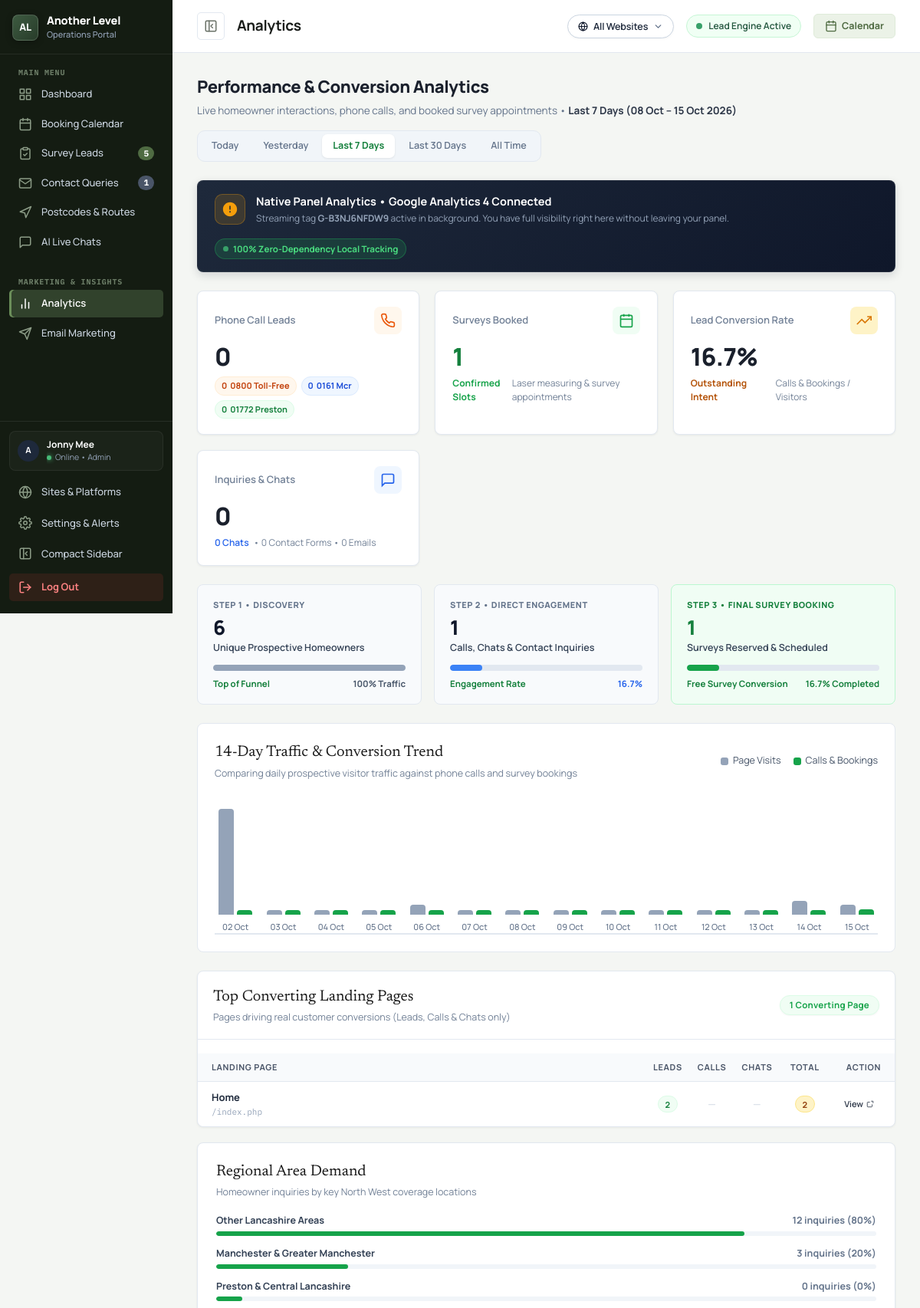
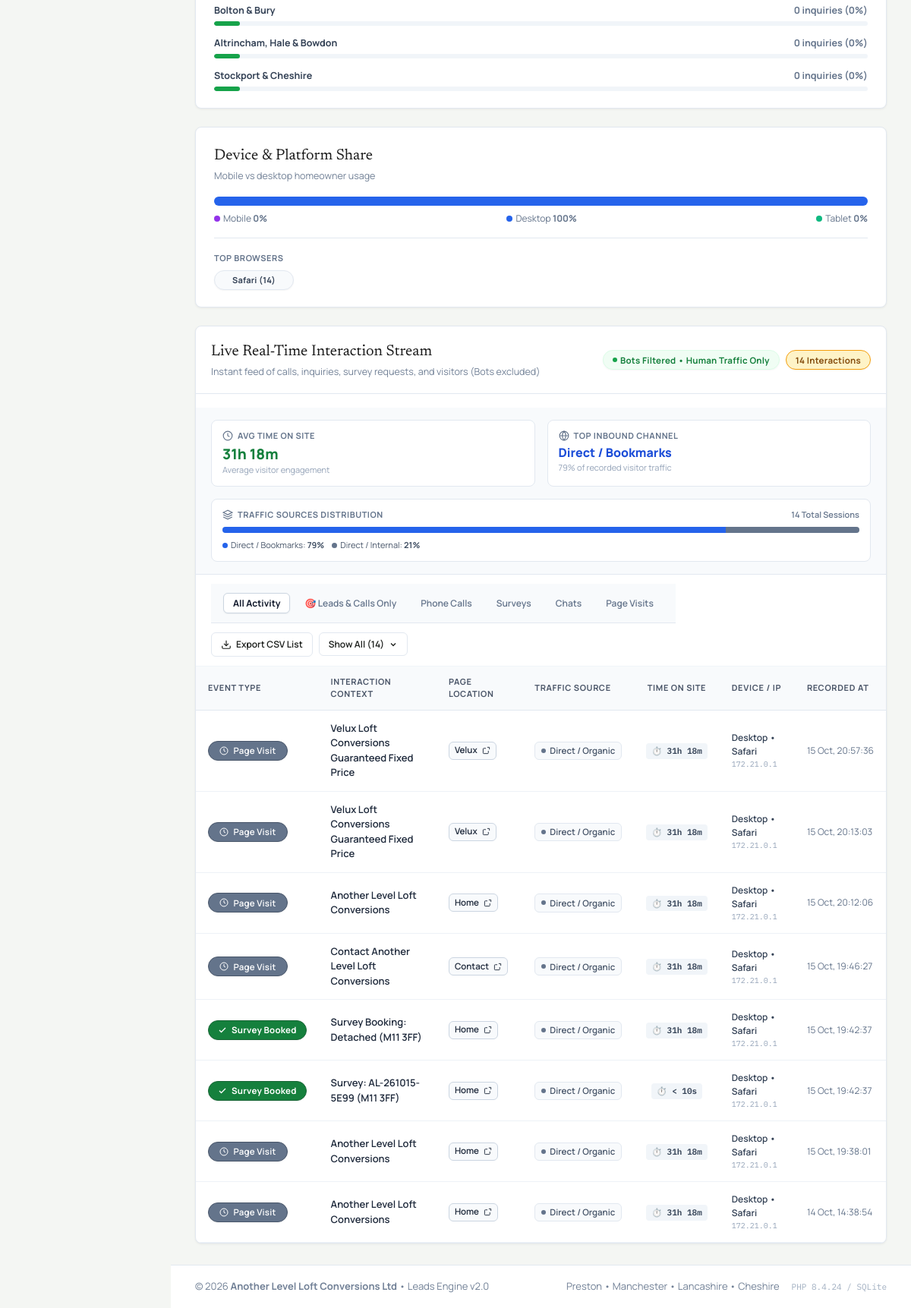
The app's page /panel/analytics.php (signed in) with its own data (2 pictures, top to bottom).
### tables this page shows
CREATE TABLE settings (
            key TEXT PRIMARY KEY,
            value TEXT NOT NULL,
            updated_at DATETIME DEFAULT CURRENT_TIMESTAMP
        );

CREATE TABLE events_tracking (
            id INTEGER PRIMARY KEY AUTOINCREMENT,
            event_type TEXT NOT NULL, -- 'call_click', 'chat_click'
            event_target TEXT,        -- phone number or chat title
            source_page TEXT,
            ip_address TEXT,
            device_type TEXT,
            browser TEXT,
            created_at DATETIME DEFAULT CURRENT_TIMESTAMP
        , referrer TEXT, duration_seconds INTEGER DEFAULT 0, traffic_source TEXT DEFAULT 'Direct / Bookmarks', is_bot INTEGER DEFAULT 0, session_id TEXT, site_id INTEGER DEFAULT 1);

### panel/analytics.php (the view, shortened to what the rows shown need)
<?php
require_once __DIR__ . '/includes/auth.php';
$range = $_GET['range'] ?? '7days';
switch ($range) {
    case '7days':
    default:
        $eventWhere = "created_at >= date('now', '-7 days')";
        break;
}
$eventWhere .= " AND (is_bot = 0 OR is_bot IS NULL)";
require_once __DIR__ . '/includes/sites.php';
$eventsStmt = $db->query("
    SELECT * FROM events_tracking
    WHERE {$eventWhere}
    ORDER BY id DESC
    LIMIT 50
");
$recentEvents = $eventsStmt->fetchAll(PDO::FETCH_ASSOC);
$gaId = getSetting('ga_measurement_id', 'G-B3NJ6NFDW9');
$pageTitle = "Analytics";
require_once __DIR__ . '/includes/header.php';
?>
<div class="analytics-header-bar">
  <div>
    <h2 class="analytics-header-title">Performance &amp; Conversion Analytics</h2>
  </div>
</div>
<div class="ga4-sync-banner">
  <div class="ga4-sync-left">
    <div>
      <div class="ga4-sync-sub">
        Streaming tag <strong><?php echo htmlspecialchars($gaId); ?></strong> active in background. You have full visibility right here without leaving your panel.
      </div>
    </div>
  </div>
</div>
<div class="panel-grid-2-1" style="display:grid;grid-template-columns:1.8fr 1.2fr;gap:24px;margin-bottom:24px">
  <div class="panel-card" style="padding:0;overflow:hidden">
    <div class="table-responsive">
      <table class="panel-table panel-table-compact" style="width:100%">
        <thead>
          <tr>
            <th style="padding-left:18px">Landing Page</th>
            <th style="text-align:center;width:55px">Leads</th>
            <th style="text-align:center;width:55px">Calls</th>
            <th style="text-align:center;width:55px">Chats</th>
            <th style="text-align:center;width:65px">Total</th>
            <th style="text-align:right;padding-right:18px;width:75px">Action</th>
          </tr>
        </thead>
      </table>
    </div>
  </div>
</div>
<div class="panel-card" style="padding:0;overflow:hidden">
  <div class="table-responsive">
    <table class="panel-table analytics-table" id="liveActivityTable">
      <thead>
        <tr>
          <th style="white-space:nowrap;min-width:130px">Event Type</th>
          <th>Interaction Context</th>
          <th>Page Location</th>
          <th>Traffic Source</th>
          <th style="text-align:center">Time on Site</th>
          <th>Device / IP</th>
          <th>Recorded At</th>
        </tr>
      </thead>
      <tbody>
        <?php if (empty($recentEvents)): ?>
          <tr>
            <td colspan="7" style="text-align:center;padding:48px;color:#94A3B8">
              No live interactions recorded for this date filter.
            </td>
          </tr>
        <?php else: ?>
          <?php
            $eventIdx = 0;
            foreach ($recentEvents as $e):
              $eventIdx++;
              $isExtra = $eventIdx > 8;
              $isConv = in_array($e['event_type'], ['call_click', 'chat_click', 'survey_booked', 'contact_submitted'], true);
          ?>
            <tr data-type="<?php echo htmlspecialchars((string)$e['event_type']); ?>" data-is-conv="<?php echo $isConv ? '1' : '0'; ?>" class="<?php echo $isExtra ? 'stream-row-extra' : ''; ?>">
              <td style="white-space:nowrap">
                <?php if ($e['event_type'] === 'call_click'): ?>
                  <span class="badge" style="background:#C2410C;color:#FFFFFF;border:1px solid #9A3412;font-weight:700;display:inline-flex;align-items:center;gap:6px">
                    <svg width="12" height="12" viewBox="0 0 24 24" fill="none" stroke="currentColor" stroke-width="2.5" stroke-linecap="round" stroke-linejoin="round"><path d="M22 16.92v3a2 2 0 0 1-2.18 2 19.79 19.79 0 0 1-8.63-3.07 19.5 19.5 0 0 1-6-6 19.79 19.79 0 0 1-3.07-8.67A2 2 0 0 1 4.11 2h3a2 2 0 0 1 2 1.72 12.84 12.84 0 0 0 .7 2.81 2 2 0 0 1-.45 2.11L8.09 9.91a16 16 0 0 0 6 6l1.27-1.27a2 2 0 0 1 2.11-.45 12.84 12.84 0 0 0 2.81.7A2 2 0 0 1 22 16.92z"></path></svg>
                    Phone Call
                  </span>
                <?php elseif ($e['event_type'] === 'survey_booked'): ?>
                  <span class="badge" style="background:#15803D;color:#FFFFFF;border:1px solid #166534;font-weight:700;display:inline-flex;align-items:center;gap:6px">
                    <svg width="12" height="12" viewBox="0 0 24 24" fill="none" stroke="currentColor" stroke-width="2.5"><polyline points="20 6 9 17 4 12"></polyline></svg>
                    Survey Booked
                  </span>
                <?php elseif ($e['event_type'] === 'page_view'): ?>
                  <span class="badge" style="background:#64748B;color:#FFFFFF;border:1px solid #475569;font-weight:600;display:inline-flex;align-items:center;gap:6px">
                    <svg width="12" height="12" viewBox="0 0 24 24" fill="none" stroke="currentColor" stroke-width="2"><circle cx="12" cy="12" r="10"></circle><polyline points="12 6 12 12 16 14"></polyline></svg>
                    Page Visit
                  </span>
                <?php else: ?>
                  <span class="badge" style="background:#374151;color:#FFFFFF"><?php echo htmlspecialchars((string)$e['event_type']); ?></span>
                <?php endif; ?>
              </td>
              <td style="font-size:13px;font-weight:600;color:#1E293B">
                <?php echo htmlspecialchars((string)($e['event_target'] ?? '')); ?>
              </td>
              <td>
                <?php
                  $pageTarget = ltrim((string)($e['source_page'] ?? 'index.php'), '/');
                  $analyticsLink = getSitePageUrl($e['site_id'] ?? 1, $pageTarget);
                ?>
                <a href="<?php echo htmlspecialchars($analyticsLink); ?>" target="_blank" class="source-pill" title="<?php echo htmlspecialchars((string)($e['source_page'] ?? '/')); ?>">
                  <span><?php echo htmlspecialchars(formatPageLocation($e['source_page'] ?? '')); ?></span>
                  <svg width="11" height="11" viewBox="0 0 24 24" fill="none" stroke="currentColor" stroke-width="2"><path d="M18 13v6a2 2 0 0 1-2 2H5a2 2 0 0 1-2-2V8a2 2 0 0 1 2-2h6"></path><polyline points="15 3 21 3 21 9"></polyline></svg>
                </a>
              </td>
              <td>
                <?php echo formatTrafficSourceBadge((string)($e['traffic_source'] ?: 'Direct / Bookmarks')); ?>
              </td>
              <td style="text-align:center">
                <span class="duration-pill" title="Duration active on site">
                  ⏱️ <?php echo formatDurationSeconds((int)($e['duration_seconds'] ?? 0)); ?>
                </span>
              </td>
              <td>
                <div style="font-size:12px;font-weight:600;color:#334155"><?php echo htmlspecialchars((string)($e['device_type'] ?: 'Desktop')); ?> &bull; <?php echo htmlspecialchars((string)($e['browser'] ?: 'Web')); ?></div>
                <div style="font-family:'IBM Plex Mono',monospace;font-size:10px;color:#94A3B8"><?php echo htmlspecialchars((string)($e['ip_address'] ?? 'N/A')); ?></div>
              </td>
              <td style="font-size:12px;color:#64748B;white-space:nowrap">
                <?php echo date('d M, H:i:s', strtotime((string)$e['created_at'])); ?>
              </td>
            </tr>
          <?php endforeach; ?>
        <?php endif; ?>
      </tbody>
    </table>
  </div>
</div>
<?php require_once __DIR__ . '/includes/footer.php'; ?>

### panel/includes/header.php (shortened to what the rows shown need)
<?php
require_once __DIR__ . '/auth.php';
require_once __DIR__ . '/sites.php';
$currentUser = getCurrentUser();
?>
<!DOCTYPE html>
<html lang="en">
<head>
  <link rel="stylesheet" href="css/panel.css?v=<?php echo time(); ?>">
</head>
<body class="panel-body">
<div class="panel-wrapper">
  <aside class="panel-sidebar" id="panelSidebar">
    <div class="sidebar-footer">
      <div class="sidebar-user-mini" style="display:flex;align-items:center;gap:10px;padding:8px 10px;margin-bottom:8px;border-radius:8px;background:rgba(255,255,255,0.03);border:1px solid rgba(255,255,255,0.06);">
        <div class="user-avatar" style="width:28px;height:28px;font-size:11px;background:#1E293B;color:#FFFFFF;border-radius:50%;display:flex;align-items:center;justify-content:center;font-weight:700;flex-shrink:0;">
          <?php echo strtoupper(substr($currentUser['username'] ?? 'J', 0, 1)); ?>
        </div>
        <div style="flex:1;min-width:0;overflow:hidden">
          <div style="font-size:12px;font-weight:700;color:#FFFFFF;white-space:nowrap;overflow:hidden;text-overflow:ellipsis">
            <?php echo htmlspecialchars($currentUser['full_name'] ?? 'Jonny Mee'); ?>
          </div>
          <div style="font-size:10.5px;color:#94A3B8;display:flex;align-items:center;gap:5px">
            <span class="status-dot-green"></span> Online &bull; Admin
          </div>
        </div>
      </div>
    </div>
  </aside>
  <div class="panel-main">
    <header class="panel-topbar">
      <div class="topbar-left">
        <div class="mobile-topbar-brand">
          <div>
            <h1 class="topbar-title">
              <span class="topbar-title-full"><?php echo htmlspecialchars($pageTitle); ?></span>
            </h1>
          </div>
        </div>
      </div>
    </header>
    <main class="panel-content">

### panel/includes/db.php (shortened to what the rows shown need)
<?php
function getDb(): PDO {
    static $db = null;
    if ($db !== null) {
        return $db;
    }
    $dataDir = dirname(__DIR__, 2) . '/data';
    $dbPath = $dataDir . '/database.sqlite';
    try {
        $db = new PDO('sqlite:' . $dbPath);
        $db->setAttribute(PDO::ATTR_ERRMODE, PDO::ERRMODE_EXCEPTION);
        $db->setAttribute(PDO::ATTR_DEFAULT_FETCH_MODE, PDO::FETCH_ASSOC);
        $db->exec('PRAGMA journal_mode = WAL;');
        $db->exec('PRAGMA foreign_keys = ON;');
        return $db;
    } catch (PDOException $e) {
        error_log('Database connection error: ' . $e->getMessage());
        throw $e;
    }
}
function getSetting(string $key, string $default = ''): string {
    $db = getDb();
    $stmt = $db->prepare("SELECT value FROM settings WHERE key = :k LIMIT 1");
    $stmt->execute([':k' => $key]);
    $val = $stmt->fetchColumn();
    return $val !== false ? (string)$val : $default;
}
if (!function_exists('formatPageLocation')) {
    function formatPageLocation(?string $pageUrl): string {
        if (empty($pageUrl) || $pageUrl === '/' || $pageUrl === '/index.php' || $pageUrl === 'index.php') {
            return 'Home';
        }
        $cleaned = strtolower(ltrim(trim($pageUrl), '/'));
        $base = basename($cleaned, '.php');
        if (str_ends_with($base, '-conversion')) {
            $type = substr($base, 0, -strlen('-conversion'));
            $words = str_replace(['-', '_'], ' ', $type);
            return ucwords($words);
        }
        $words = str_replace(['-', '_'], ' ', $base);
        $words = preg_replace('/\bloft conversions in\b/i', '', $words);
        $words = preg_replace('/\bloft conversion\b/i', '', $words);
        $words = trim(preg_replace('/\s+/', ' ', $words));
        return ucwords($words ?: 'General');
    }
}
function formatDurationSeconds(int $seconds): string {
    if ($seconds <= 0) return '< 10s';
    $mins = floor($seconds / 60);
    $secs = $seconds % 60;
    if ($mins >= 60) {
        $hours = floor($mins / 60);
        $remMins = $mins % 60;
        return "{$hours}h {$remMins}m";
    }
    return $secs > 0 ? "{$mins}m {$secs}s" : "{$mins}m";
}
function formatTrafficSourceBadge(string $source): string {
    $s = htmlspecialchars($source);
    if (str_contains($source, 'Direct')) {
        return '<span class="traffic-source-pill source-direct"><span class="source-dot direct"></span>Direct / Organic</span>';
    }
    return '<span class="traffic-source-pill source-referral"><span class="source-dot referral"></span>' . $s . '</span>';
}

### records on screen
settings: value "G-B3NJ6NFDW9"
events_tracking: event_type "page_view" (drawn), event_target "Velux Loft Conversions Guaranteed Fixed Price", source_page "Velux", shows "Direct / Organic", duration_seconds "31h 18m", device_type "Desktop", browser "Safari", ip_address "172.21.0.1", created_at "15 Oct, 20:57:36"
events_tracking: event_type "page_view" (drawn), event_target "Velux Loft Conversions Guaranteed Fixed Price", source_page "Velux", shows "Direct / Organic", duration_seconds "31h 18m", device_type "Desktop", browser "Safari", ip_address "172.21.0.1", created_at "15 Oct, 20:13:03"
events_tracking: event_type "page_view" (drawn), event_target "Another Level Loft Conversions", source_page "Home", shows "Direct / Organic", duration_seconds "31h 18m", device_type "Desktop", browser "Safari", ip_address "172.21.0.1", created_at "15 Oct, 20:12:06"
events_tracking: event_type "page_view" (drawn), event_target "Contact Another Level Loft Conversions", source_page "Contact", shows "Direct / Organic", duration_seconds "31h 18m", device_type "Desktop", browser "Safari", ip_address "172.21.0.1", created_at "15 Oct, 19:46:27"
events_tracking: event_type "survey_booked" (drawn), event_target "Survey Booking: Detached (M11 3FF)", source_page "Home", shows "Direct / Organic", duration_seconds "31h 18m", device_type "Desktop", browser "Safari", ip_address "172.21.0.1", created_at "15 Oct, 19:42:37"
events_tracking: event_type "survey_booked" (drawn), event_target "Survey: AL-261015-5E99 (M11 3FF)", source_page "Home", shows "Direct / Organic", duration_seconds "< 10s", device_type "Desktop", browser "Safari", ip_address "172.21.0.1", created_at "15 Oct, 19:42:37"
events_tracking: event_type "page_view" (drawn), event_target "Another Level Loft Conversions", source_page "Home", shows "Direct / Organic", duration_seconds "31h 18m", device_type "Desktop", browser "Safari", ip_address "172.21.0.1", created_at "15 Oct, 19:38:01"
events_tracking: event_type "page_view" (drawn), event_target "Another Level Loft Conversions", source_page "Home", shows "Direct / Organic", duration_seconds "31h 18m", device_type "Desktop", browser "Safari", ip_address "172.21.0.1", created_at "14 Oct, 14:38:54"

### other values on screen
$newBookingsCount "5"
$newContactsCount "1"
substr($currentUser['username'] ?? 'J', 0, 1) "A"
$currentUser['full_name'] "Jonny Mee"
$pageTitle "Analytics"
$rangeLabel "Last 7 Days (08 Oct – 15 Oct 2026)"
$totalCalls "0"
$calls0800 "0"
$callsMcr "0"
$callsPrs "0"
$totalBookings "1"
$convRate "16.7"
$totalChats + $totalContacts + $totalEmails "0"
$totalChats "0"
$totalContacts "0"
